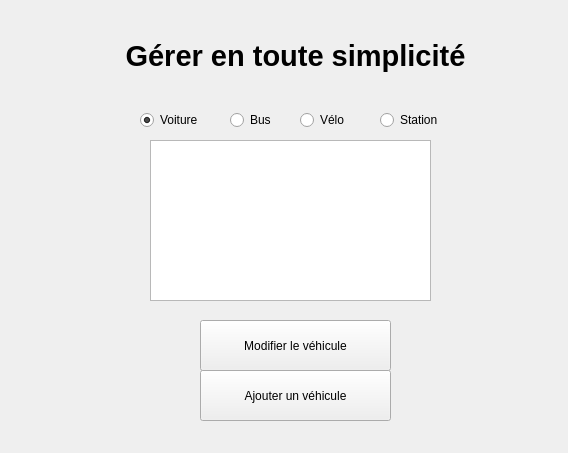
<?xml version="1.0" encoding="UTF-8"?>
<ui version="4.0">
 <class>FenetreOperateur</class>
 <widget class="QWidget" name="FenetreOperateur">
  <property name="geometry">
   <rect>
    <x>0</x>
    <y>0</y>
    <width>568</width>
    <height>453</height>
   </rect>
  </property>
  <property name="windowTitle">
   <string>Form</string>
  </property>
  <widget class="QWidget" name="centralWidget" native="true">
   <property name="geometry">
    <rect>
     <x>10</x>
     <y>10</y>
     <width>551</width>
     <height>441</height>
    </rect>
   </property>
   <widget class="QStackedWidget" name="stackedWidget">
    <property name="geometry">
     <rect>
      <x>10</x>
      <y>10</y>
      <width>531</width>
      <height>421</height>
     </rect>
    </property>
    <property name="currentIndex">
     <number>0</number>
    </property>
    <widget class="QWidget" name="page">
     <widget class="QLabel" name="titre">
      <property name="geometry">
       <rect>
        <x>30</x>
        <y>0</y>
        <width>491</width>
        <height>71</height>
       </rect>
      </property>
      <property name="font">
       <font>
        <pointsize>22</pointsize>
        <weight>75</weight>
        <bold>true</bold>
       </font>
      </property>
      <property name="text">
       <string>Gérer en toute simplicité</string>
      </property>
      <property name="alignment">
       <set>Qt::AlignCenter</set>
      </property>
     </widget>
     <widget class="QPushButton" name="ajout">
      <property name="geometry">
       <rect>
        <x>180</x>
        <y>350</y>
        <width>191</width>
        <height>51</height>
       </rect>
      </property>
      <property name="text">
       <string>Ajouter un véhicule</string>
      </property>
     </widget>
     <widget class="QPushButton" name="modification">
      <property name="geometry">
       <rect>
        <x>180</x>
        <y>300</y>
        <width>191</width>
        <height>51</height>
       </rect>
      </property>
      <property name="text">
       <string>Modifier le véhicule</string>
      </property>
     </widget>
     <widget class="QRadioButton" name="busButton">
      <property name="geometry">
       <rect>
        <x>210</x>
        <y>90</y>
        <width>51</width>
        <height>20</height>
       </rect>
      </property>
      <property name="text">
       <string>Bus</string>
      </property>
     </widget>
     <widget class="QRadioButton" name="bikeButton">
      <property name="geometry">
       <rect>
        <x>280</x>
        <y>90</y>
        <width>61</width>
        <height>20</height>
       </rect>
      </property>
      <property name="text">
       <string>Vélo</string>
      </property>
     </widget>
     <widget class="QListWidget" name="listVehicule">
      <property name="geometry">
       <rect>
        <x>130</x>
        <y>120</y>
        <width>281</width>
        <height>161</height>
       </rect>
      </property>
      <property name="selectionRectVisible">
       <bool>false</bool>
      </property>
      <property name="currentRow">
       <number>-1</number>
      </property>
     </widget>
     <widget class="QRadioButton" name="carButton">
      <property name="geometry">
       <rect>
        <x>120</x>
        <y>90</y>
        <width>71</width>
        <height>20</height>
       </rect>
      </property>
      <property name="text">
       <string>Voiture</string>
      </property>
      <property name="checkable">
       <bool>true</bool>
      </property>
      <property name="checked">
       <bool>true</bool>
      </property>
     </widget>
     <widget class="QRadioButton" name="placeButton">
      <property name="geometry">
       <rect>
        <x>360</x>
        <y>90</y>
        <width>81</width>
        <height>20</height>
       </rect>
      </property>
      <property name="text">
       <string>Station</string>
      </property>
     </widget>
    </widget>
    <widget class="QWidget" name="page_2">
     <widget class="QLabel" name="titre_2">
      <property name="geometry">
       <rect>
        <x>30</x>
        <y>0</y>
        <width>491</width>
        <height>71</height>
       </rect>
      </property>
      <property name="font">
       <font>
        <pointsize>22</pointsize>
        <weight>75</weight>
        <bold>true</bold>
       </font>
      </property>
      <property name="text">
       <string>Gérer en toute simplicité</string>
      </property>
      <property name="alignment">
       <set>Qt::AlignCenter</set>
      </property>
     </widget>
     <widget class="QLabel" name="attributsAjout">
      <property name="geometry">
       <rect>
        <x>160</x>
        <y>110</y>
        <width>101</width>
        <height>181</height>
       </rect>
      </property>
      <property name="font">
       <font>
        <pointsize>12</pointsize>
       </font>
      </property>
      <property name="text">
       <string/>
      </property>
      <property name="alignment">
       <set>Qt::AlignJustify|Qt::AlignTop</set>
      </property>
      <property name="margin">
       <number>0</number>
      </property>
      <property name="indent">
       <number>0</number>
      </property>
     </widget>
     <widget class="QPushButton" name="validationAjout">
      <property name="geometry">
       <rect>
        <x>280</x>
        <y>360</y>
        <width>113</width>
        <height>32</height>
       </rect>
      </property>
      <property name="text">
       <string>Valider</string>
      </property>
     </widget>
     <widget class="QPushButton" name="annulationAjout">
      <property name="geometry">
       <rect>
        <x>170</x>
        <y>360</y>
        <width>113</width>
        <height>32</height>
       </rect>
      </property>
      <property name="text">
       <string>Annuler</string>
      </property>
     </widget>
    </widget>
    <widget class="QWidget" name="page_3">
     <widget class="QLabel" name="titre_3">
      <property name="geometry">
       <rect>
        <x>30</x>
        <y>0</y>
        <width>491</width>
        <height>71</height>
       </rect>
      </property>
      <property name="font">
       <font>
        <pointsize>22</pointsize>
        <weight>75</weight>
        <bold>true</bold>
       </font>
      </property>
      <property name="text">
       <string>Gérer en toute simplicité</string>
      </property>
      <property name="alignment">
       <set>Qt::AlignCenter</set>
      </property>
     </widget>
     <widget class="QPushButton" name="suppressionVehicule">
      <property name="geometry">
       <rect>
        <x>150</x>
        <y>350</y>
        <width>113</width>
        <height>32</height>
       </rect>
      </property>
      <property name="text">
       <string>Supprimer</string>
      </property>
     </widget>
     <widget class="QPushButton" name="validationModif">
      <property name="geometry">
       <rect>
        <x>270</x>
        <y>350</y>
        <width>113</width>
        <height>32</height>
       </rect>
      </property>
      <property name="text">
       <string>Valider</string>
      </property>
     </widget>
     <widget class="QPushButton" name="annulationModif">
      <property name="geometry">
       <rect>
        <x>210</x>
        <y>380</y>
        <width>113</width>
        <height>32</height>
       </rect>
      </property>
      <property name="text">
       <string>Annuler</string>
      </property>
     </widget>
     <widget class="QLabel" name="attributsModif">
      <property name="geometry">
       <rect>
        <x>160</x>
        <y>110</y>
        <width>101</width>
        <height>181</height>
       </rect>
      </property>
      <property name="font">
       <font>
        <pointsize>12</pointsize>
       </font>
      </property>
      <property name="text">
       <string/>
      </property>
      <property name="alignment">
       <set>Qt::AlignJustify|Qt::AlignTop</set>
      </property>
      <property name="margin">
       <number>0</number>
      </property>
      <property name="indent">
       <number>0</number>
      </property>
     </widget>
    </widget>
   </widget>
  </widget>
 </widget>
 <resources/>
 <connections/>
</ui>
